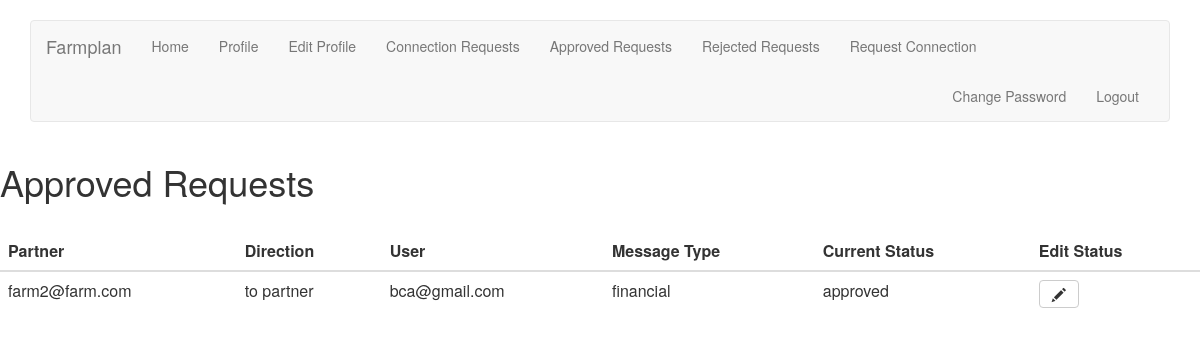
Page /connections/approved_table/ (signed in) on the committed database.
### connections/models.py (models this page shows, shortened)
class ConnectionTable(models.Model):
    MESSAGE_CHOICES = (
        ('movement', 'movement'),
        ('execution', 'execution'),
        ('financial', 'financial'),
    )
    DIRECTION_CHOICES = (
        ('to partner', 'to partner'),
        ('from partner', 'from partner'),
    )
    STATUS_CHOICES = (
        ('awaiting approval', 'awaiting approval'),
        ('approved', 'approved'),
        ('rejected', 'rejected'),
    )
    user = models.ForeignKey(FarmUser, on_delete=models.CASCADE, limit_choices_to={'is_client': False, 'is_admin': False}, related_name="partner")
    message_type = models.CharField(max_length=50, choices=MESSAGE_CHOICES,default='')
    direction = models.CharField(max_length=50, choices=DIRECTION_CHOICES, default='')
    client = models.ForeignKey(FarmUser, on_delete=models.CASCADE, limit_choices_to={'is_client': True}, related_name="client")
    status = models.CharField(max_length=50, choices=STATUS_CHOICES, default='awaiting approval')
    slug = models.SlugField(max_length=150, unique=True)
    class Meta:
        unique_together = (('user','message_type','direction','client'))    #prevent duplicates
        ordering  = ('client', 'direction')                                 #order by client then direction

### accounts/models.py (models this page shows, shortened)
class FarmUser(AbstractBaseUser):
    email = models.EmailField(max_length=100, default='', unique=True)
    gatekeeper_id = models.CharField(max_length=10, unique=True)
    business_name = models.CharField(max_length=100, default='', unique=True)
    is_active = models.BooleanField(default=True)
    is_admin = models.BooleanField(default=False)
    is_client = models.BooleanField(default=False)
    objects = UserManager()
    USERNAME_FIELD = 'email'        #username field and password required by default
    REQUIRED_FIELDS = ['gatekeeper_id','business_name'] #used when executing command like python manage.py createsuperuser
    def __str__(self):
        return self.email

### connections/views.py (the view)
@login_required
def approved_table(request):
    if request.user.is_client:
        data = ConnectionTable.objects.filter(client=request.user, status="approved")
        args = {'data': data}
        return render(request, 'connections/client/approved_table.html', args)
    elif request.user.is_admin:
        data = ConnectionTable.objects.all()
        args = {'data': data}
        return render(request, 'connections/admin/approved_table.html', args)
    else:
        data = ConnectionTable.objects.filter(user=request.user, status="approved")
        args = {'data': data}
        return render(request, 'connections/partner/approved_table.html', args)

### connections/templates/connections/client/approved_table.html (shortened to what this page needs)
{% extends 'base.html' %}
{% block body %}
<h1>Approved Requests</h1>
<br/>
<div>
    <table class="table">
        <thead>
              <tr>
                <th>Partner</th>
                <th>Direction</th>
                <th>User</th>
                <th>Message Type</th>
                <th>Current Status</th>
                <th>Edit Status</th>
              </tr>
        </thead>
        <tbody>
        {% for value in data %}
            <tr>
                <td>{{ value.user }}</td>
                <td>{{ value.direction }}</td>
                <td>{{ value.client }}</td>
                <td>{{ value.message_type }}</td>
                <td>{{ value.status }}</td>
                <td>
                    <a href="{% url 'connections:approve_connection' slug=value.slug %}">
                        <button type="button" class="btn btn-default">
                            <span class="glyphicon glyphicon-pencil" aria-hidden="true"></span>
                        </button>
                    </a>
                </td>
            </tr>
        {% endfor %}
        </tbody>
    </table>
</div>
{% endblock %}

### rows in the picture
ConnectionTable: user "farm2@farm.com", direction "to partner", client "bca@gmail.com", message_type "financial", status "approved"
